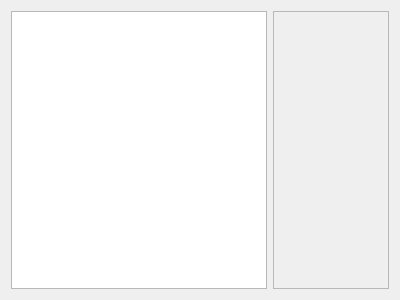
<?xml version="1.0" encoding="UTF-8"?>
<ui version="4.0">
 <class>AtomDetectorConfigEditor</class>
 <widget class="QWidget" name="AtomDetectorConfigEditor">
  <property name="geometry">
   <rect>
    <x>0</x>
    <y>0</y>
    <width>400</width>
    <height>300</height>
   </rect>
  </property>
  <property name="windowTitle">
   <string>Form</string>
  </property>
  <layout class="QHBoxLayout" name="horizontalLayout_2">
   <item>
    <layout class="QHBoxLayout" name="horizontalLayout" stretch="0,1">
     <item>
      <widget class="QListView" name="list_view"/>
     </item>
     <item>
      <widget class="QFrame" name="frame">
       <property name="frameShape">
        <enum>QFrame::StyledPanel</enum>
       </property>
       <property name="frameShadow">
        <enum>QFrame::Raised</enum>
       </property>
      </widget>
     </item>
    </layout>
   </item>
  </layout>
 </widget>
 <resources/>
 <connections/>
</ui>
